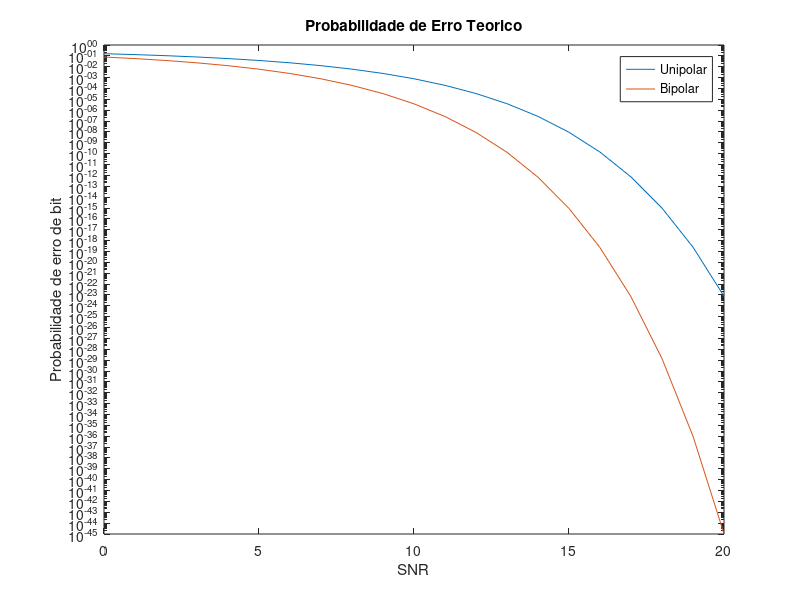

The MATLAB script that drew this image:
clear all;
close all;
clc;

% Plote as expressões teóricas de Pb das sinalizações 
% Polar e Bipolar (eq. 3.73 e 3.76) e compare-as com os 
% resultados da simulação do item 3. 
% Observe que as simulações anteriores estão em função 
% de SNR e as expressões em função de Eb/No!

N = 5; %fator de super amostragem
A = 1; %amplitude 1v
Rb = 1e4; %taxa de transmiss?o
Fs = N*Rb; %frequ?ncia de amostragem
passo = 1/Fs; %passo no tempo
t = [0 : passo : 1-passo]; %vetor no tempo
filtro_tx = ones(1,N); %filtro formatador
snr = 20; %definindo snr m?ximo

%sinal tx
info = randint(1, Rb);
info_uni = A.*info;
info_bi = (2.*info)-1;

%Limiares
limiar_uni = A/2;
limiar_bi = (min(info_bi) + max(info_bi))/2;

%super amostragem dos sinais
infoup_uni = upsample(info_uni,N);
infoup_bi = upsample(info_bi,N);
 
%filtragem dos sinais no filtro formatador
sinal_tx_uni = filter(filtro_tx, 1, infoup_uni);
sinal_tx_bi = filter(filtro_tx, 1, infoup_bi);

%filtro casado
filtro_rx = fliplr(filtro_tx);
 
for i = 0 : snr
    
    EbNo = i;
    
    %inserindo ruidos em ambos os sinais
    sinal_rx_uni = awgn(sinal_tx_uni, i);
    sinal_rx_bi = awgn(sinal_tx_bi, i);
    
    %filtrando os sinais
    sinal_rx_uni_FC = filter(filtro_rx, 1, sinal_rx_uni)/N;
    sinal_rx_bi_FC = filter(filtro_rx, 1, sinal_rx_bi)/N;
    
    %sinal detectado
    sinal_rx_dec_uni = sinal_rx_uni_FC(N : N : end);
    sinal_rx_dec_bi = sinal_rx_bi_FC(N : N : end);
    
    %erros
    info_est_rx_uni = sinal_rx_dec_uni > limiar_uni;
    info_est_rx_bi = sinal_rx_dec_bi > limiar_bi;
    
    %Pb na pr?tica
    Pb_uni_prat(i+1) = sum(xor(info, info_est_rx_uni))/length(info);
    Pb_bi_prat(i+1) = sum(xor(info, info_est_rx_bi))/length(info);
    
    %determinando Eb/No e 2*Eb/No
    EbNo_uni = 10^(EbNo/10);
    EbNo_bi = 2*10^(EbNo/10);
    
    %probabilidade de erro te?rico
    Pb_uni_teor(i+1) = qfunc(sqrt(EbNo_uni));
    Pb_bi_teor(i+1) = qfunc(sqrt(EbNo_bi));
    
end

%plotando Pb vs SNR
 figure(1)
 semilogy([0:snr], Pb_uni_teor);
 hold on;
 semilogy([0:snr], Pb_bi_teor);
 xlabel('SNR');
 ylabel('Probabilidade de erro de bit')
 legend('Unipolar', 'Bipolar');
 title('Probabilidade de Erro Teorico')